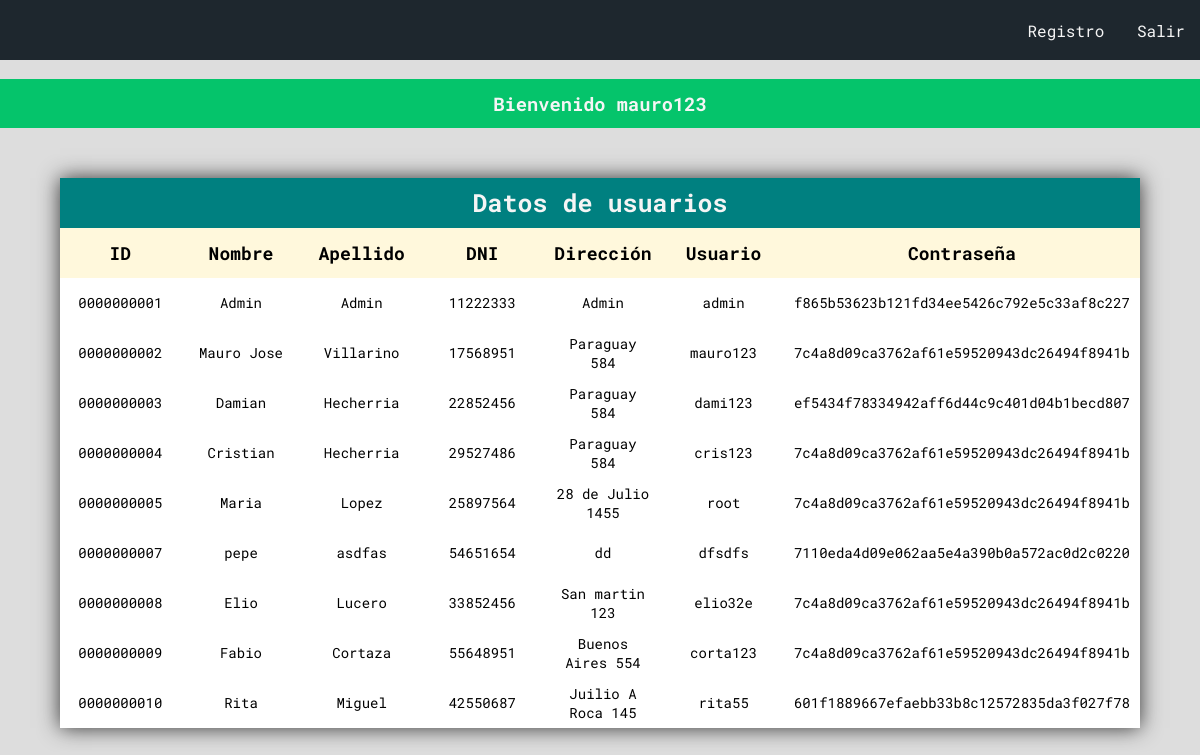
Screenshot of /perfil/admin.php (signed in) with the database file from the repository.
### tables this page shows
CREATE TABLE IF NOT EXISTS `tabla1` (
  `ID` int(10) unsigned zerofill NOT NULL AUTO_INCREMENT,
  `Fecha` varchar(50) NOT NULL DEFAULT '',
  `Nombre` varchar(50) NOT NULL DEFAULT '0',
  `Apellido` varchar(50) NOT NULL DEFAULT '0',
  `DNI` int(8) NOT NULL DEFAULT '0',
  `Direccion` varchar(50) NOT NULL DEFAULT '0',
  `Email` varchar(50) NOT NULL DEFAULT '',
  `Usuario` varchar(50) NOT NULL DEFAULT '0',
  `Passworld` varchar(50) NOT NULL DEFAULT '0',
  PRIMARY KEY (`ID`,`Fecha`),
  UNIQUE KEY `DNI` (`DNI`),
  UNIQUE KEY `Usuario` (`Usuario`)
);

### db_php/db_consulta.php (called while the page is built)
<?php
include('db_conexion.php');
$consulta = $obj_conexion->prepare('select ID, Fecha, Nombre, Apellido, DNI, Direccion, Email, Usuario, Passworld from tabla1');
$consulta->execute();
?>

### perfil/admin.php (the view, shortened to what this page needs)
<!DOCTYPE html>
<html lang="es">
<head>
    <link rel="stylesheet" href="../styles/style.css">
    <link rel="stylesheet" href="../styles/styles_mensaje.css">
</head>
<body>
    <nav class="nav">
        <ul>
            <li>
                <a href="../singup/singup.php">Registro</a>
            </li>
            <li>
                <a href="../login.php">Salir</a>
            </li>
        </ul>
    </nav>
<?php
    include('../db_php/db_consulta.php');
?>
<?php
    if($_SESSION['mensaje']){
        echo $_SESSION['mensaje'];
    }
?>
    <div class="container_table">
        <div class="table_title">Datos de usuarios</div>
        <div class="table_header">ID</div>
        <div class="table_header">Nombre</div>
        <div class="table_header">Apellido</div>
        <div class="table_header">DNI</div>
        <div class="table_header">Dirección</div>
        <div class="table_header">Usuario</div>
        <div class="table_header">Contraseña</div>
        <?php foreach($consulta as $item){ ?>
        <div class="table_item"><?php echo $item['ID']; ?></div>
        <div class="table_item"><?php echo $item['Nombre']; ?></div>
        <div class="table_item"><?php echo $item['Apellido']; ?></div>
        <div class="table_item"><?php echo $item['DNI']; ?></div>
        <div class="table_item"><?php echo $item['Direccion']; ?></div>
        <div class="table_item"><?php echo $item['Usuario']; ?></div>
        <div class="table_item"><?php echo $item['Passworld']; ?></div>
        <?php } ?>
    </div>
</body>
</html>

### styles/style.css (style rules this page uses)
body { background: #ddd; font-family: "Roboto Mono"; text-align: center; margin: 0%; }
.nav { text-align: right; background: #1e272e; padding: 0.3%; margin-bottom: 1.5%; }
.nav li { display: inline-block; list-style: none; margin: 0% 1%; }
.nav a { text-decoration: none; color: whitesmoke; }
.container_table { width: 90%; background: white; margin: 50px auto; box-shadow: 0 0 20px #333; display: grid; grid-template-columns: repeat(7, 1fr); grid-auto-rows: 50px; }
.table_title { grid-column-start: 1; grid-column-end: 8; background: teal; color: whitesmoke; display: flex; justify-content: center; align-items: center; font-weight: bold; font-size: 25px; }
.table_header, .table_item { display: flex; justify-content: center; align-items: center; }
.table_header { background: cornsilk; font-weight: bold; font-size: 18px; }
.table_item { padding: 10px; font-size: 14px; }

### styles/styles_mensaje.css (style rules this page uses)
.reg_ok { background-color: #05c46b; color: whitesmoke; padding: 1%; }

### rows the page displays
tabla1: ID "0000000001", Nombre "Admin", Apellido "Admin", DNI "11222333", Direccion "Admin", Usuario "admin", Passworld "f865b53623b121fd34ee5426c792e5c33af8c227"
tabla1: ID "0000000002", Nombre "Mauro Jose", Apellido "Villarino", DNI "17568951", Direccion "Paraguay 584", Usuario "mauro123", Passworld "7c4a8d09ca3762af61e59520943dc26494f8941b"
tabla1: ID "0000000003", Nombre "Damian", Apellido "Hecherria", DNI "22852456", Direccion "Paraguay 584", Usuario "dami123", Passworld "ef5434f78334942aff6d44c9c401d04b1becd807"
tabla1: ID "0000000004", Nombre "Cristian", Apellido "Hecherria", DNI "29527486", Direccion "Paraguay 584", Usuario "cris123", Passworld "7c4a8d09ca3762af61e59520943dc26494f8941b"
tabla1: ID "0000000005", Nombre "Maria", Apellido "Lopez", DNI "25897564", Direccion "28 de Julio 1455", Usuario "root", Passworld "7c4a8d09ca3762af61e59520943dc26494f8941b"
tabla1: ID "0000000007", Nombre "pepe", Apellido "asdfas", DNI "54651654", Direccion "dd", Usuario "dfsdfs", Passworld "7110eda4d09e062aa5e4a390b0a572ac0d2c0220"
tabla1: ID "0000000008", Nombre "Elio", Apellido "Lucero", DNI "33852456", Direccion "San martin 123", Usuario "elio32e", Passworld "7c4a8d09ca3762af61e59520943dc26494f8941b"
tabla1: ID "0000000009", Nombre "Fabio", Apellido "Cortaza", DNI "55648951", Direccion "Buenos Aires 554", Usuario "corta123", Passworld "7c4a8d09ca3762af61e59520943dc26494f8941b"
tabla1: ID "0000000010", Nombre "Rita", Apellido "Miguel", DNI "42550687", Direccion "Juilio A Roca 145", Usuario "rita55", Passworld "601f1889667efaebb33b8c12572835da3f027f78"

### other values shown
$_SESSION['mensaje'] "Bienvenido mauro123"
